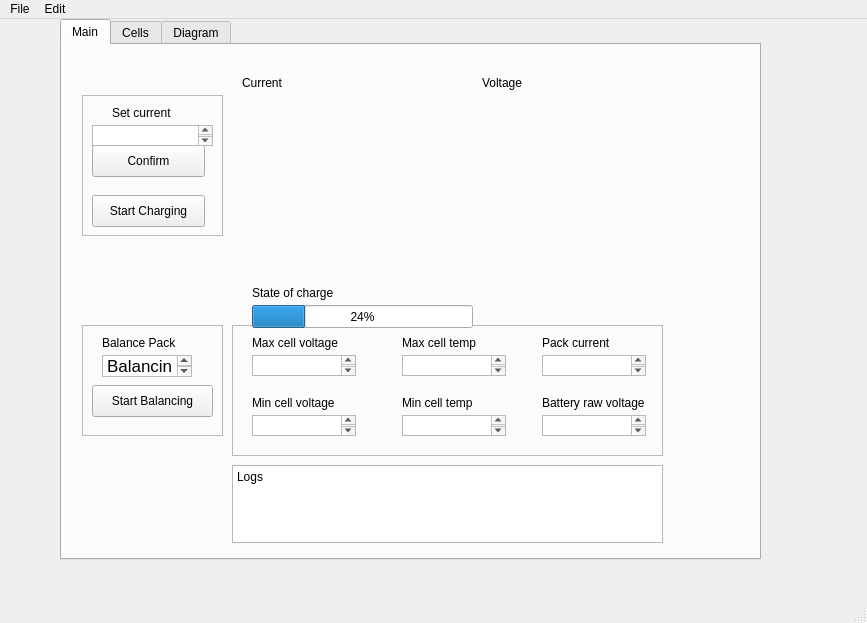
<?xml version="1.0" encoding="UTF-8"?>
<ui version="4.0">
 <class>MainWindow</class>
 <widget class="QMainWindow" name="MainWindow">
  <property name="geometry">
   <rect>
    <x>0</x>
    <y>0</y>
    <width>867</width>
    <height>623</height>
   </rect>
  </property>
  <property name="windowTitle">
   <string>MainWindow</string>
  </property>
  <widget class="QWidget" name="centralwidget">
   <widget class="QLabel" name="label">
    <property name="geometry">
     <rect>
      <x>70</x>
      <y>90</y>
      <width>91</width>
      <height>16</height>
     </rect>
    </property>
    <property name="text">
     <string/>
    </property>
   </widget>
   <widget class="QTabWidget" name="CellTab">
    <property name="geometry">
     <rect>
      <x>60</x>
      <y>0</y>
      <width>701</width>
      <height>541</height>
     </rect>
    </property>
    <property name="currentIndex">
     <number>0</number>
    </property>
    <widget class="QWidget" name="tab">
     <attribute name="title">
      <string>Main</string>
     </attribute>
     <widget class="PlotWidget" name="graphWidget_current" native="true">
      <property name="geometry">
       <rect>
        <x>180</x>
        <y>50</y>
        <width>221</width>
        <height>181</height>
       </rect>
      </property>
     </widget>
     <widget class="PlotWidget" name="graphWidget_volt" native="true">
      <property name="geometry">
       <rect>
        <x>420</x>
        <y>50</y>
        <width>221</width>
        <height>181</height>
       </rect>
      </property>
     </widget>
     <widget class="QLabel" name="current_label">
      <property name="geometry">
       <rect>
        <x>180</x>
        <y>30</y>
        <width>60</width>
        <height>16</height>
       </rect>
      </property>
      <property name="text">
       <string>Current</string>
      </property>
     </widget>
     <widget class="QLabel" name="voltage_label">
      <property name="geometry">
       <rect>
        <x>420</x>
        <y>30</y>
        <width>60</width>
        <height>16</height>
       </rect>
      </property>
      <property name="text">
       <string>Voltage</string>
      </property>
     </widget>
     <widget class="QPlainTextEdit" name="plainTextEdit">
      <property name="geometry">
       <rect>
        <x>170</x>
        <y>420</y>
        <width>431</width>
        <height>78</height>
       </rect>
      </property>
      <property name="plainText">
       <string>Logs</string>
      </property>
     </widget>
     <widget class="QTextEdit" name="textEdit">
      <property name="geometry">
       <rect>
        <x>190</x>
        <y>310</y>
        <width>104</width>
        <height>21</height>
       </rect>
      </property>
      <property name="readOnly">
       <bool>true</bool>
      </property>
      <property name="textInteractionFlags">
       <set>Qt::TextSelectableByMouse</set>
      </property>
     </widget>
     <widget class="QTextEdit" name="textEdit_2">
      <property name="geometry">
       <rect>
        <x>190</x>
        <y>370</y>
        <width>104</width>
        <height>21</height>
       </rect>
      </property>
      <property name="readOnly">
       <bool>true</bool>
      </property>
     </widget>
     <widget class="QTextEdit" name="textEdit_4">
      <property name="geometry">
       <rect>
        <x>340</x>
        <y>310</y>
        <width>104</width>
        <height>21</height>
       </rect>
      </property>
      <property name="readOnly">
       <bool>true</bool>
      </property>
     </widget>
     <widget class="QTextEdit" name="textEdit_3">
      <property name="geometry">
       <rect>
        <x>340</x>
        <y>370</y>
        <width>104</width>
        <height>21</height>
       </rect>
      </property>
      <property name="readOnly">
       <bool>true</bool>
      </property>
     </widget>
     <widget class="QLabel" name="label_3">
      <property name="geometry">
       <rect>
        <x>190</x>
        <y>350</y>
        <width>101</width>
        <height>16</height>
       </rect>
      </property>
      <property name="text">
       <string>Min cell voltage</string>
      </property>
     </widget>
     <widget class="QLabel" name="label_2">
      <property name="geometry">
       <rect>
        <x>190</x>
        <y>290</y>
        <width>101</width>
        <height>16</height>
       </rect>
      </property>
      <property name="text">
       <string>Max cell voltage</string>
      </property>
     </widget>
     <widget class="QLabel" name="label_5">
      <property name="geometry">
       <rect>
        <x>340</x>
        <y>290</y>
        <width>101</width>
        <height>16</height>
       </rect>
      </property>
      <property name="text">
       <string>Max cell temp</string>
      </property>
     </widget>
     <widget class="QLabel" name="label_4">
      <property name="geometry">
       <rect>
        <x>340</x>
        <y>350</y>
        <width>101</width>
        <height>16</height>
       </rect>
      </property>
      <property name="text">
       <string>Min cell temp</string>
      </property>
     </widget>
     <widget class="QTextEdit" name="textEdit_6">
      <property name="geometry">
       <rect>
        <x>480</x>
        <y>310</y>
        <width>104</width>
        <height>21</height>
       </rect>
      </property>
      <property name="readOnly">
       <bool>true</bool>
      </property>
     </widget>
     <widget class="QLabel" name="label_6">
      <property name="geometry">
       <rect>
        <x>480</x>
        <y>290</y>
        <width>101</width>
        <height>16</height>
       </rect>
      </property>
      <property name="text">
       <string>Pack current</string>
      </property>
     </widget>
     <widget class="QTextEdit" name="textEdit_7">
      <property name="geometry">
       <rect>
        <x>480</x>
        <y>370</y>
        <width>104</width>
        <height>21</height>
       </rect>
      </property>
      <property name="readOnly">
       <bool>true</bool>
      </property>
     </widget>
     <widget class="QLabel" name="label_7">
      <property name="geometry">
       <rect>
        <x>480</x>
        <y>350</y>
        <width>131</width>
        <height>16</height>
       </rect>
      </property>
      <property name="text">
       <string>Battery raw voltage</string>
      </property>
     </widget>
     <widget class="QProgressBar" name="progressBar">
      <property name="geometry">
       <rect>
        <x>190</x>
        <y>260</y>
        <width>221</width>
        <height>23</height>
       </rect>
      </property>
      <property name="value">
       <number>24</number>
      </property>
     </widget>
     <widget class="QLabel" name="label_8">
      <property name="geometry">
       <rect>
        <x>190</x>
        <y>240</y>
        <width>101</width>
        <height>16</height>
       </rect>
      </property>
      <property name="text">
       <string>State of charge</string>
      </property>
     </widget>
     <widget class="QFrame" name="frame">
      <property name="geometry">
       <rect>
        <x>20</x>
        <y>50</y>
        <width>141</width>
        <height>141</height>
       </rect>
      </property>
      <property name="frameShape">
       <enum>QFrame::StyledPanel</enum>
      </property>
      <property name="frameShadow">
       <enum>QFrame::Raised</enum>
      </property>
      <widget class="QPushButton" name="pushButton_2">
       <property name="geometry">
        <rect>
         <x>10</x>
         <y>100</y>
         <width>113</width>
         <height>32</height>
        </rect>
       </property>
       <property name="text">
        <string>Start Charging</string>
       </property>
      </widget>
      <widget class="QPushButton" name="pushButton">
       <property name="geometry">
        <rect>
         <x>10</x>
         <y>50</y>
         <width>113</width>
         <height>32</height>
        </rect>
       </property>
       <property name="text">
        <string>Confirm</string>
       </property>
      </widget>
      <widget class="QTextEdit" name="textEdit_5">
       <property name="geometry">
        <rect>
         <x>10</x>
         <y>30</y>
         <width>121</width>
         <height>21</height>
        </rect>
       </property>
      </widget>
      <widget class="QLabel" name="label_9">
       <property name="geometry">
        <rect>
         <x>30</x>
         <y>10</y>
         <width>81</width>
         <height>16</height>
        </rect>
       </property>
       <property name="text">
        <string>Set current</string>
       </property>
      </widget>
     </widget>
     <widget class="QFrame" name="frame_2">
      <property name="geometry">
       <rect>
        <x>170</x>
        <y>280</y>
        <width>431</width>
        <height>131</height>
       </rect>
      </property>
      <property name="frameShape">
       <enum>QFrame::StyledPanel</enum>
      </property>
      <property name="frameShadow">
       <enum>QFrame::Raised</enum>
      </property>
     </widget>
     <widget class="QFrame" name="frame_3">
      <property name="geometry">
       <rect>
        <x>20</x>
        <y>280</y>
        <width>141</width>
        <height>111</height>
       </rect>
      </property>
      <property name="frameShape">
       <enum>QFrame::StyledPanel</enum>
      </property>
      <property name="frameShadow">
       <enum>QFrame::Raised</enum>
      </property>
      <widget class="QLabel" name="label_10">
       <property name="geometry">
        <rect>
         <x>20</x>
         <y>10</y>
         <width>81</width>
         <height>16</height>
        </rect>
       </property>
       <property name="text">
        <string>Balance Pack</string>
       </property>
      </widget>
      <widget class="QTextEdit" name="textEdit_8">
       <property name="geometry">
        <rect>
         <x>20</x>
         <y>30</y>
         <width>90</width>
         <height>22</height>
        </rect>
       </property>
       <property name="sizePolicy">
        <sizepolicy hsizetype="Expanding" vsizetype="Expanding">
         <horstretch>0</horstretch>
         <verstretch>2</verstretch>
        </sizepolicy>
       </property>
       <property name="lineWidth">
        <number>1</number>
       </property>
       <property name="readOnly">
        <bool>true</bool>
       </property>
       <property name="html">
        <string>&lt;!DOCTYPE HTML PUBLIC &quot;-//W3C//DTD HTML 4.0//EN&quot; &quot;http://www.w3.org/TR/REC-html40/strict.dtd&quot;&gt;
&lt;html&gt;&lt;head&gt;&lt;meta name=&quot;qrichtext&quot; content=&quot;1&quot; /&gt;&lt;style type=&quot;text/css&quot;&gt;
p, li { white-space: pre-wrap; }
&lt;/style&gt;&lt;/head&gt;&lt;body style=&quot; font-family:'.AppleSystemUIFont'; font-size:13pt; font-weight:400; font-style:normal;&quot;&gt;
&lt;p style=&quot; margin-top:0px; margin-bottom:0px; margin-left:0px; margin-right:0px; -qt-block-indent:0; text-indent:0px;&quot;&gt;Balancing&lt;/p&gt;&lt;/body&gt;&lt;/html&gt;</string>
       </property>
      </widget>
      <widget class="QPushButton" name="pushButton_3">
       <property name="geometry">
        <rect>
         <x>10</x>
         <y>60</y>
         <width>121</width>
         <height>32</height>
        </rect>
       </property>
       <property name="text">
        <string>Start Balancing</string>
       </property>
      </widget>
     </widget>
     <zorder>frame_2</zorder>
     <zorder>graphWidget_current</zorder>
     <zorder>graphWidget_volt</zorder>
     <zorder>current_label</zorder>
     <zorder>voltage_label</zorder>
     <zorder>plainTextEdit</zorder>
     <zorder>textEdit</zorder>
     <zorder>textEdit_2</zorder>
     <zorder>textEdit_4</zorder>
     <zorder>textEdit_3</zorder>
     <zorder>label_3</zorder>
     <zorder>label_2</zorder>
     <zorder>label_5</zorder>
     <zorder>label_4</zorder>
     <zorder>textEdit_6</zorder>
     <zorder>label_6</zorder>
     <zorder>textEdit_7</zorder>
     <zorder>label_7</zorder>
     <zorder>progressBar</zorder>
     <zorder>label_8</zorder>
     <zorder>frame</zorder>
     <zorder>frame_3</zorder>
    </widget>
    <widget class="QWidget" name="tab_3">
     <attribute name="title">
      <string>Cells</string>
     </attribute>
     <widget class="QTableWidget" name="tableWidget">
      <property name="geometry">
       <rect>
        <x>90</x>
        <y>40</y>
        <width>532</width>
        <height>413</height>
       </rect>
      </property>
      <row>
       <property name="text">
        <string>C1</string>
       </property>
      </row>
      <row>
       <property name="text">
        <string>C2</string>
       </property>
      </row>
      <row>
       <property name="text">
        <string>C3</string>
       </property>
      </row>
      <row>
       <property name="text">
        <string>C4</string>
       </property>
      </row>
      <row>
       <property name="text">
        <string>C5</string>
       </property>
      </row>
      <row>
       <property name="text">
        <string>C6</string>
       </property>
      </row>
      <row>
       <property name="text">
        <string>C7</string>
       </property>
      </row>
      <row>
       <property name="text">
        <string>C8</string>
       </property>
      </row>
      <row>
       <property name="text">
        <string>C9</string>
       </property>
      </row>
      <row>
       <property name="text">
        <string>C10</string>
       </property>
      </row>
      <row>
       <property name="text">
        <string>C11</string>
       </property>
      </row>
      <row>
       <property name="text">
        <string>C12</string>
       </property>
      </row>
      <row>
       <property name="text">
        <string>C14</string>
       </property>
      </row>
      <column>
       <property name="text">
        <string>Box1</string>
       </property>
      </column>
      <column>
       <property name="text">
        <string>Box2</string>
       </property>
      </column>
      <column>
       <property name="text">
        <string>Box3</string>
       </property>
      </column>
      <column>
       <property name="text">
        <string>Box4</string>
       </property>
      </column>
      <column>
       <property name="text">
        <string>Box5</string>
       </property>
      </column>
     </widget>
    </widget>
    <widget class="QWidget" name="tab_2">
     <attribute name="title">
      <string>Diagram</string>
     </attribute>
     <widget class="QTableWidget" name="tableWidget_3">
      <property name="geometry">
       <rect>
        <x>40</x>
        <y>40</y>
        <width>92</width>
        <height>212</height>
       </rect>
      </property>
      <attribute name="horizontalHeaderVisible">
       <bool>false</bool>
      </attribute>
      <attribute name="horizontalHeaderDefaultSectionSize">
       <number>60</number>
      </attribute>
      <row>
       <property name="text">
        <string>C14</string>
       </property>
      </row>
      <row>
       <property name="text">
        <string>C12</string>
       </property>
      </row>
      <row>
       <property name="text">
        <string>C10</string>
       </property>
      </row>
      <row>
       <property name="text">
        <string>C8</string>
       </property>
      </row>
      <row>
       <property name="text">
        <string>C6</string>
       </property>
      </row>
      <row>
       <property name="text">
        <string>C4</string>
       </property>
      </row>
      <row>
       <property name="text">
        <string>C2</string>
       </property>
      </row>
      <column>
       <property name="text">
        <string>Right</string>
       </property>
      </column>
     </widget>
     <widget class="QTableWidget" name="tableWidget_2">
      <property name="geometry">
       <rect>
        <x>130</x>
        <y>40</y>
        <width>92</width>
        <height>212</height>
       </rect>
      </property>
      <attribute name="horizontalHeaderVisible">
       <bool>false</bool>
      </attribute>
      <attribute name="horizontalHeaderDefaultSectionSize">
       <number>60</number>
      </attribute>
      <row>
       <property name="text">
        <string>C13</string>
       </property>
      </row>
      <row>
       <property name="text">
        <string>C11</string>
       </property>
      </row>
      <row>
       <property name="text">
        <string>C9</string>
       </property>
      </row>
      <row>
       <property name="text">
        <string>C7</string>
       </property>
      </row>
      <row>
       <property name="text">
        <string>C5</string>
       </property>
      </row>
      <row>
       <property name="text">
        <string>C3</string>
       </property>
      </row>
      <row>
       <property name="text">
        <string>C1</string>
       </property>
      </row>
      <column>
       <property name="text">
        <string>Left</string>
       </property>
      </column>
     </widget>
     <widget class="QTableWidget" name="tableWidget_18">
      <property name="geometry">
       <rect>
        <x>250</x>
        <y>40</y>
        <width>92</width>
        <height>212</height>
       </rect>
      </property>
      <attribute name="horizontalHeaderVisible">
       <bool>false</bool>
      </attribute>
      <attribute name="horizontalHeaderDefaultSectionSize">
       <number>60</number>
      </attribute>
      <row>
       <property name="text">
        <string>C14</string>
       </property>
      </row>
      <row>
       <property name="text">
        <string>C12</string>
       </property>
      </row>
      <row>
       <property name="text">
        <string>C10</string>
       </property>
      </row>
      <row>
       <property name="text">
        <string>C8</string>
       </property>
      </row>
      <row>
       <property name="text">
        <string>C6</string>
       </property>
      </row>
      <row>
       <property name="text">
        <string>C4</string>
       </property>
      </row>
      <row>
       <property name="text">
        <string>C2</string>
       </property>
      </row>
      <column>
       <property name="text">
        <string>Right</string>
       </property>
      </column>
     </widget>
     <widget class="QTableWidget" name="tableWidget_19">
      <property name="geometry">
       <rect>
        <x>340</x>
        <y>40</y>
        <width>92</width>
        <height>212</height>
       </rect>
      </property>
      <attribute name="horizontalHeaderVisible">
       <bool>false</bool>
      </attribute>
      <attribute name="horizontalHeaderDefaultSectionSize">
       <number>60</number>
      </attribute>
      <row>
       <property name="text">
        <string>C13</string>
       </property>
      </row>
      <row>
       <property name="text">
        <string>C11</string>
       </property>
      </row>
      <row>
       <property name="text">
        <string>C9</string>
       </property>
      </row>
      <row>
       <property name="text">
        <string>C7</string>
       </property>
      </row>
      <row>
       <property name="text">
        <string>C5</string>
       </property>
      </row>
      <row>
       <property name="text">
        <string>C3</string>
       </property>
      </row>
      <row>
       <property name="text">
        <string>C1</string>
       </property>
      </row>
      <column>
       <property name="text">
        <string>Left</string>
       </property>
      </column>
     </widget>
     <widget class="QTableWidget" name="tableWidget_20">
      <property name="geometry">
       <rect>
        <x>550</x>
        <y>40</y>
        <width>92</width>
        <height>212</height>
       </rect>
      </property>
      <attribute name="horizontalHeaderVisible">
       <bool>false</bool>
      </attribute>
      <attribute name="horizontalHeaderDefaultSectionSize">
       <number>60</number>
      </attribute>
      <row>
       <property name="text">
        <string>C13</string>
       </property>
      </row>
      <row>
       <property name="text">
        <string>C11</string>
       </property>
      </row>
      <row>
       <property name="text">
        <string>C9</string>
       </property>
      </row>
      <row>
       <property name="text">
        <string>C7</string>
       </property>
      </row>
      <row>
       <property name="text">
        <string>C5</string>
       </property>
      </row>
      <row>
       <property name="text">
        <string>C3</string>
       </property>
      </row>
      <row>
       <property name="text">
        <string>C1</string>
       </property>
      </row>
      <column>
       <property name="text">
        <string>Left</string>
       </property>
      </column>
     </widget>
     <widget class="QTableWidget" name="tableWidget_21">
      <property name="geometry">
       <rect>
        <x>460</x>
        <y>40</y>
        <width>92</width>
        <height>212</height>
       </rect>
      </property>
      <attribute name="horizontalHeaderVisible">
       <bool>false</bool>
      </attribute>
      <attribute name="horizontalHeaderDefaultSectionSize">
       <number>60</number>
      </attribute>
      <row>
       <property name="text">
        <string>C14</string>
       </property>
      </row>
      <row>
       <property name="text">
        <string>C12</string>
       </property>
      </row>
      <row>
       <property name="text">
        <string>C10</string>
       </property>
      </row>
      <row>
       <property name="text">
        <string>C8</string>
       </property>
      </row>
      <row>
       <property name="text">
        <string>C6</string>
       </property>
      </row>
      <row>
       <property name="text">
        <string>C4</string>
       </property>
      </row>
      <row>
       <property name="text">
        <string>C2</string>
       </property>
      </row>
      <column>
       <property name="text">
        <string>Right</string>
       </property>
      </column>
     </widget>
     <widget class="QTableWidget" name="tableWidget_22">
      <property name="geometry">
       <rect>
        <x>150</x>
        <y>290</y>
        <width>92</width>
        <height>212</height>
       </rect>
      </property>
      <attribute name="horizontalHeaderVisible">
       <bool>false</bool>
      </attribute>
      <attribute name="horizontalHeaderDefaultSectionSize">
       <number>60</number>
      </attribute>
      <row>
       <property name="text">
        <string>C14</string>
       </property>
      </row>
      <row>
       <property name="text">
        <string>C12</string>
       </property>
      </row>
      <row>
       <property name="text">
        <string>C10</string>
       </property>
      </row>
      <row>
       <property name="text">
        <string>C8</string>
       </property>
      </row>
      <row>
       <property name="text">
        <string>C6</string>
       </property>
      </row>
      <row>
       <property name="text">
        <string>C4</string>
       </property>
      </row>
      <row>
       <property name="text">
        <string>C2</string>
       </property>
      </row>
      <column>
       <property name="text">
        <string>Right</string>
       </property>
      </column>
     </widget>
     <widget class="QTableWidget" name="tableWidget_23">
      <property name="geometry">
       <rect>
        <x>360</x>
        <y>290</y>
        <width>92</width>
        <height>212</height>
       </rect>
      </property>
      <attribute name="horizontalHeaderVisible">
       <bool>false</bool>
      </attribute>
      <attribute name="horizontalHeaderDefaultSectionSize">
       <number>60</number>
      </attribute>
      <row>
       <property name="text">
        <string>C14</string>
       </property>
      </row>
      <row>
       <property name="text">
        <string>C12</string>
       </property>
      </row>
      <row>
       <property name="text">
        <string>C10</string>
       </property>
      </row>
      <row>
       <property name="text">
        <string>C8</string>
       </property>
      </row>
      <row>
       <property name="text">
        <string>C6</string>
       </property>
      </row>
      <row>
       <property name="text">
        <string>C4</string>
       </property>
      </row>
      <row>
       <property name="text">
        <string>C2</string>
       </property>
      </row>
      <column>
       <property name="text">
        <string>Right</string>
       </property>
      </column>
     </widget>
     <widget class="QTableWidget" name="tableWidget_25">
      <property name="geometry">
       <rect>
        <x>450</x>
        <y>290</y>
        <width>92</width>
        <height>212</height>
       </rect>
      </property>
      <attribute name="horizontalHeaderVisible">
       <bool>false</bool>
      </attribute>
      <attribute name="horizontalHeaderDefaultSectionSize">
       <number>60</number>
      </attribute>
      <row>
       <property name="text">
        <string>C13</string>
       </property>
      </row>
      <row>
       <property name="text">
        <string>C11</string>
       </property>
      </row>
      <row>
       <property name="text">
        <string>C9</string>
       </property>
      </row>
      <row>
       <property name="text">
        <string>C7</string>
       </property>
      </row>
      <row>
       <property name="text">
        <string>C5</string>
       </property>
      </row>
      <row>
       <property name="text">
        <string>C3</string>
       </property>
      </row>
      <row>
       <property name="text">
        <string>C1</string>
       </property>
      </row>
      <column>
       <property name="text">
        <string>Left</string>
       </property>
      </column>
     </widget>
     <widget class="QLabel" name="label_11">
      <property name="geometry">
       <rect>
        <x>113</x>
        <y>20</y>
        <width>60</width>
        <height>16</height>
       </rect>
      </property>
      <property name="text">
       <string>Box1</string>
      </property>
     </widget>
     <widget class="QLabel" name="label_12">
      <property name="geometry">
       <rect>
        <x>325</x>
        <y>20</y>
        <width>60</width>
        <height>16</height>
       </rect>
      </property>
      <property name="text">
       <string>Box2</string>
      </property>
     </widget>
     <widget class="QLabel" name="label_13">
      <property name="geometry">
       <rect>
        <x>535</x>
        <y>20</y>
        <width>60</width>
        <height>16</height>
       </rect>
      </property>
      <property name="text">
       <string>Box3</string>
      </property>
     </widget>
     <widget class="QLabel" name="label_14">
      <property name="geometry">
       <rect>
        <x>220</x>
        <y>270</y>
        <width>60</width>
        <height>16</height>
       </rect>
      </property>
      <property name="text">
       <string>Box4</string>
      </property>
     </widget>
     <widget class="QLabel" name="label_15">
      <property name="geometry">
       <rect>
        <x>427</x>
        <y>270</y>
        <width>60</width>
        <height>16</height>
       </rect>
      </property>
      <property name="text">
       <string>Box5</string>
      </property>
     </widget>
     <widget class="QFrame" name="frame_4">
      <property name="geometry">
       <rect>
        <x>30</x>
        <y>20</y>
        <width>201</width>
        <height>241</height>
       </rect>
      </property>
      <property name="frameShape">
       <enum>QFrame::StyledPanel</enum>
      </property>
      <property name="frameShadow">
       <enum>QFrame::Raised</enum>
      </property>
     </widget>
     <widget class="QFrame" name="frame_5">
      <property name="geometry">
       <rect>
        <x>240</x>
        <y>20</y>
        <width>201</width>
        <height>241</height>
       </rect>
      </property>
      <property name="frameShape">
       <enum>QFrame::StyledPanel</enum>
      </property>
      <property name="frameShadow">
       <enum>QFrame::Raised</enum>
      </property>
     </widget>
     <widget class="QFrame" name="frame_6">
      <property name="geometry">
       <rect>
        <x>450</x>
        <y>20</y>
        <width>201</width>
        <height>241</height>
       </rect>
      </property>
      <property name="frameShape">
       <enum>QFrame::StyledPanel</enum>
      </property>
      <property name="frameShadow">
       <enum>QFrame::Raised</enum>
      </property>
     </widget>
     <widget class="QFrame" name="frame_7">
      <property name="geometry">
       <rect>
        <x>140</x>
        <y>270</y>
        <width>201</width>
        <height>241</height>
       </rect>
      </property>
      <property name="frameShape">
       <enum>QFrame::StyledPanel</enum>
      </property>
      <property name="frameShadow">
       <enum>QFrame::Raised</enum>
      </property>
      <widget class="QTableWidget" name="tableWidget_24">
       <property name="geometry">
        <rect>
         <x>100</x>
         <y>20</y>
         <width>92</width>
         <height>212</height>
        </rect>
       </property>
       <attribute name="horizontalHeaderVisible">
        <bool>false</bool>
       </attribute>
       <attribute name="horizontalHeaderDefaultSectionSize">
        <number>60</number>
       </attribute>
       <row>
        <property name="text">
         <string>C13</string>
        </property>
       </row>
       <row>
        <property name="text">
         <string>C11</string>
        </property>
       </row>
       <row>
        <property name="text">
         <string>C9</string>
        </property>
       </row>
       <row>
        <property name="text">
         <string>C7</string>
        </property>
       </row>
       <row>
        <property name="text">
         <string>C5</string>
        </property>
       </row>
       <row>
        <property name="text">
         <string>C3</string>
        </property>
       </row>
       <row>
        <property name="text">
         <string>C1</string>
        </property>
       </row>
       <column>
        <property name="text">
         <string>Left</string>
        </property>
       </column>
      </widget>
     </widget>
     <widget class="QFrame" name="frame_8">
      <property name="geometry">
       <rect>
        <x>350</x>
        <y>270</y>
        <width>201</width>
        <height>241</height>
       </rect>
      </property>
      <property name="frameShape">
       <enum>QFrame::StyledPanel</enum>
      </property>
      <property name="frameShadow">
       <enum>QFrame::Raised</enum>
      </property>
     </widget>
     <zorder>frame_8</zorder>
     <zorder>frame_7</zorder>
     <zorder>frame_6</zorder>
     <zorder>frame_5</zorder>
     <zorder>frame_4</zorder>
     <zorder>tableWidget_3</zorder>
     <zorder>tableWidget_2</zorder>
     <zorder>tableWidget_18</zorder>
     <zorder>tableWidget_19</zorder>
     <zorder>tableWidget_20</zorder>
     <zorder>tableWidget_21</zorder>
     <zorder>tableWidget_22</zorder>
     <zorder>tableWidget_23</zorder>
     <zorder>tableWidget_25</zorder>
     <zorder>label_11</zorder>
     <zorder>label_12</zorder>
     <zorder>label_13</zorder>
     <zorder>label_14</zorder>
     <zorder>label_15</zorder>
    </widget>
   </widget>
  </widget>
  <widget class="QMenuBar" name="menubar">
   <property name="geometry">
    <rect>
     <x>0</x>
     <y>0</y>
     <width>867</width>
     <height>37</height>
    </rect>
   </property>
   <widget class="QMenu" name="menuFile">
    <property name="title">
     <string>File</string>
    </property>
    <addaction name="actionNew"/>
    <addaction name="actionSave"/>
   </widget>
   <widget class="QMenu" name="menuEdit">
    <property name="title">
     <string>Edit</string>
    </property>
    <addaction name="actionCopy"/>
    <addaction name="actionPaste"/>
   </widget>
   <addaction name="menuFile"/>
   <addaction name="menuEdit"/>
  </widget>
  <widget class="QStatusBar" name="statusbar"/>
  <action name="actionNew">
   <property name="text">
    <string>New</string>
   </property>
   <property name="statusTip">
    <string>Create a new file</string>
   </property>
   <property name="shortcut">
    <string>Ctrl+N</string>
   </property>
  </action>
  <action name="actionSave">
   <property name="text">
    <string>Save</string>
   </property>
   <property name="statusTip">
    <string>Save a fle</string>
   </property>
   <property name="shortcut">
    <string>Ctrl+S</string>
   </property>
  </action>
  <action name="actionCopy">
   <property name="text">
    <string>Copy</string>
   </property>
   <property name="statusTip">
    <string>Copy a file</string>
   </property>
   <property name="shortcut">
    <string>Ctrl+C</string>
   </property>
  </action>
  <action name="actionPaste">
   <property name="text">
    <string>Paste</string>
   </property>
   <property name="statusTip">
    <string>Paste a file</string>
   </property>
   <property name="shortcut">
    <string>Ctrl+V</string>
   </property>
  </action>
 </widget>
 <customwidgets>
  <customwidget>
   <class>PlotWidget</class>
   <extends>QWidget</extends>
   <header>pyqtgraph</header>
   <container>1</container>
  </customwidget>
 </customwidgets>
 <resources/>
 <connections/>
</ui>
